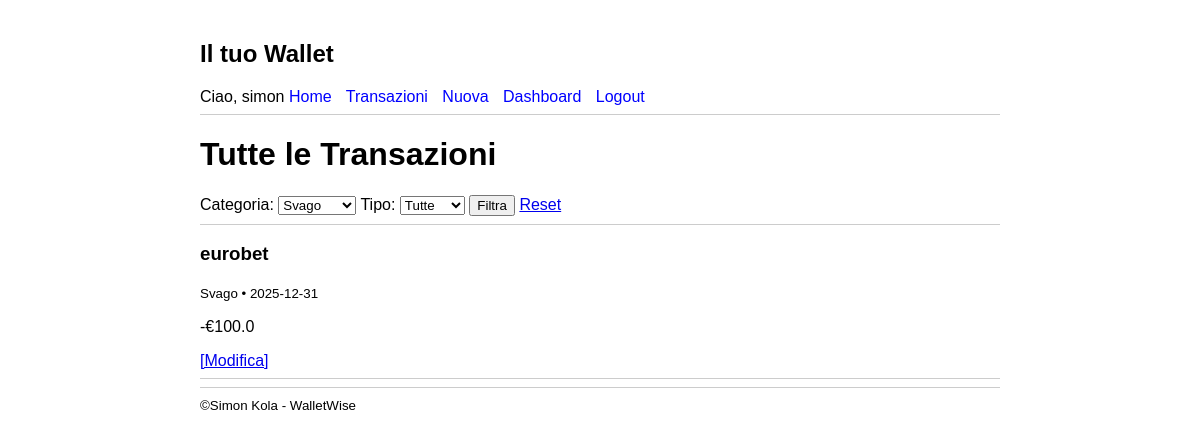
/transazioni?category_id=3 (signed in), run on the app's committed database.
### tables this page shows
CREATE TABLE user (
  id INTEGER PRIMARY KEY AUTOINCREMENT,
  username TEXT UNIQUE NOT NULL,
  password TEXT NOT NULL
);

CREATE TABLE transactions (
  id INTEGER PRIMARY KEY AUTOINCREMENT,
  author_id INTEGER NOT NULL,
  category_id INTEGER NOT NULL,
  created TIMESTAMP NOT NULL DEFAULT CURRENT_TIMESTAMP,
  type TEXT NOT NULL CHECK(type IN ('entrata', 'uscita')),
  amount REAL NOT NULL,
  description TEXT NOT NULL,
  date DATE NOT NULL,
  FOREIGN KEY (author_id) REFERENCES user (id),
  FOREIGN KEY (category_id) REFERENCES categories (id)
);

CREATE TABLE categories (
  id INTEGER PRIMARY KEY AUTOINCREMENT,
  name TEXT NOT NULL
);

### app/main.py (the view)
@bp.route('/transazioni')
def transazioni():
    if g.user is None:
        return redirect(url_for('auth.login'))
    category_id = request.args.get('category_id', type=int)
    type_filter = request.args.get('type')
    transactions = transaction_repository.find_filtered(
        g.user['id'], category_id, type_filter
    )
    categories = category_repository.find_all()
    return render_template('transazioni.html',
                         transactions=transactions,
                         categories=categories,
                         selected_category=category_id,
                         selected_type=type_filter)

### app/auth.py (called while the page is built)
@bp.before_app_request
def load_logged_in_user():
    user_id = session.get('user_id')
    if user_id is None:
        g.user = None
    else:
        g.user = user_repo.get_user_by_id(user_id)

### app/db.py (called while the page is built)
def get_db():
    if 'db' not in g:
        g.db = sqlite3.connect(
            current_app.config['DATABASE']
        )
        g.db.row_factory = sqlite3.Row
    return g.db

### app/repositories/categoria_repo.py (called while the page is built)
def find_all():
    db = get_db()
    return db.execute('SELECT * FROM categories ORDER BY name').fetchall()

### app/repositories/transazioni_repo.py (called while the page is built)
def find_filtered(user_id, category_id=None, type_filter=None):
    db = get_db()
    query = """
        SELECT t.*, c.name as category_name
        FROM transactions t
        JOIN categories c ON t.category_id = c.id
        WHERE t.author_id = ?
    """
    params = [user_id]
    if category_id:
        query += ' AND t.category_id = ?'
        params.append(category_id)
    if type_filter:
        query += ' AND t.type = ?'
        params.append(type_filter)
    query += ' ORDER BY t.date DESC, t.created DESC'
    return db.execute(query, params).fetchall()

### app/repositories/user_repo.py (called while the page is built)
def get_user_by_id(user_id):
    db = get_db()
    user = db.execute(
        "SELECT * FROM user WHERE id = ?", (user_id,)
    ).fetchone()
    return user

### app/templates/transazioni.html (shortened to what this page needs)
{% extends 'base.html' %}
{% block content %}
    <h1>Tutte le Transazioni</h1>
    <form method="get">
        <label>Categoria:
            <select name="category_id">
                {% for cat in categories %}
                <option value="{{ cat.id }}" {% if selected_category == cat.id %}selected{% endif %}>
                    {{ cat.name }}
                </option>
                {% endfor %}
            </select>
        </label>
        <label>Tipo:
            <select name="type">
                <option value="">Tutte</option>
            </select>
        </label>
        <input type="submit" value="Filtra">
        <a href="{{ url_for('main.transazioni') }}">Reset</a>
    </form>
    <hr>
    {% if transactions %}
        {% for t in transactions %}
        <article>
            <header>
                <h3>{{ t.description }}</h3>
                <small>{{ t.category_name }} • {{ t.date }}</small>
            </header>
            <p>
                {% if t.type == 'entrata' %}+{% else %}-{% endif %}€{{ t.amount }}
            </p>
            {% if g.user and g.user['id'] == t.author_id %}
                <a href="{{ url_for('main.update', id=t.id) }}">[Modifica]</a>
            {% endif %}
        </article>
        <hr>
        {% endfor %}
    {% else %}
        <p>Nessuna transazione trovata.</p>
    {% endif %}
{% endblock %}

### app/templates/base.html (shortened to what this page needs)
<!doctype html>
<html lang="it">
<head>
</head>
<body>
    <nav>
        <h1>Il tuo Wallet</h1>
        {% if g.user %}
            <span>Ciao, {{ g.user['username'] }}</span>
            <a href="{{ url_for('main.index') }}">Home</a>
            <a href="{{ url_for('main.transazioni') }}">Transazioni</a>
            <a href="{{ url_for('main.create') }}">Nuova</a>
            <a href="{{ url_for('main.dashboard') }}">Dashboard</a>
            <a href="{{ url_for('auth.logout') }}">Logout</a>
        {% else %}
            <a href="{{ url_for('auth.register') }}">Registrati</a>
            <a href="{{ url_for('auth.login') }}">Login</a>
        {% endif %}
    </nav>
    <hr>
    <main>
        {% block content %}{% endblock %}
    </main>
    <hr>
    <footer>
        <small>&copy;Simon Kola - WalletWise</small>
    </footer>
</body>
</html>

### app/templates/base.html (style rules this page uses)
body { font-family: sans-serif; max-width: 800px; margin: 0 auto; padding: 20px; }
nav a { margin-right: 10px; text-decoration: none; color: blue; }
hr { border: 0; border-top: 1px solid #ccc; }

### data on the page
user: user.username "simon"
transactions: description "eurobet", category_name "Svago", date "2025-12-31", amount "100.0"

### other printed values
form field category_id "Svago"
